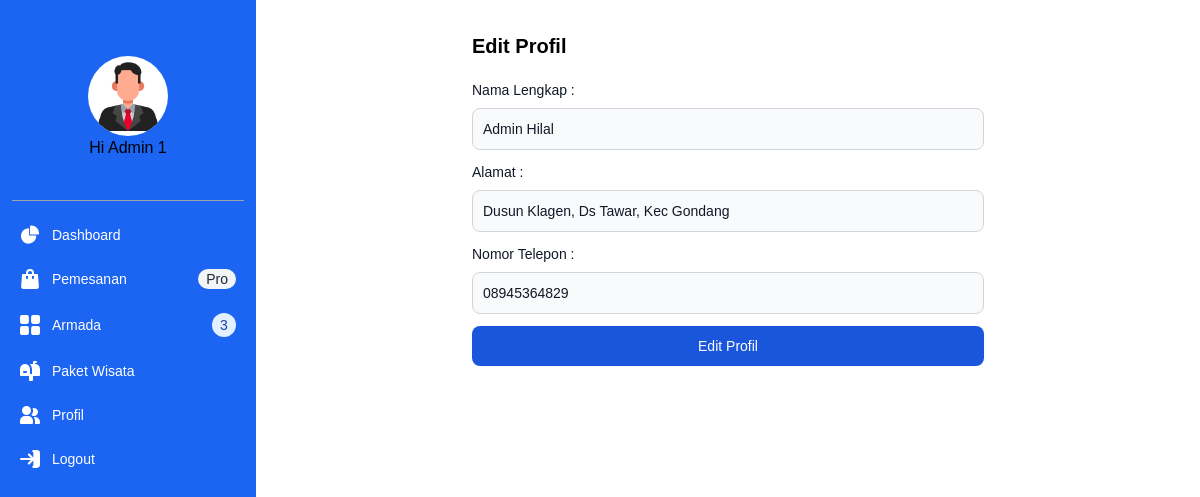
The app's page /app/admin/edit.php (signed in) with its own data.
### tables this page shows
CREATE TABLE `user` (
  `ID_USER` char(8) NOT NULL,
  `NAMA_USER` varchar(64) NOT NULL,
  `ALAMAT_USER` varchar(256) NOT NULL,
  `TELEPON_USER` varchar(13) NOT NULL,
  `PASSWORD_USER` varchar(256) NOT NULL,
  `IS_ADMIN` tinyint(1) DEFAULT NULL
);

### app/database.php (called while the page is built, shortened)
<?php
    function show($table, $name, $id) {
    	try {
    		$stm = DB->query("SELECT ".strtoupper($name)."_".strtoupper($table)." FROM $table WHERE ID_".strtoupper($table)." = '$id'");
	    	$db = $stm->fetchAll(PDO::FETCH_ASSOC);
	    	return $db[0][strtoupper($name)."_".strtoupper($table)];
	    } catch(PDOException $err) {
	    	echo $err->getMessage();
		}
    }
?>

### assets/inc/admin/edit/edit.inc (the view, shortened to what this page needs)
<div class="form-field">
    <label class="block mb-2 text-sm font-medium text-gray-900 dark:text-white">Nama Lengkap :</label>
    <input type="text" name="nama" id="nama" value="<?php if (isset($_POST['nama'])) {valinp($_POST, 'nama');} else {echo show($table, 'nama', $id);} ?>" class="bg-gray-50 border border-gray-300 text-gray-900 text-sm rounded-lg focus:ring-blue-500 focus:border-blue-500 block w-full p-2.5 dark:bg-gray-700 dark:border-gray-600 dark:placeholder-gray-400 dark:text-white dark:focus:ring-blue-500 dark:focus:border-blue-500">
</div>
<div class="form-field">
    <label class="block mt-3 mb-2 text-sm font-medium text-gray-900 dark:text-white">Alamat :</label>
    <input type="text" name="alamat" id="alamat" value="<?php if (isset($_POST['alamat'])) {valinp($_POST, 'alamat');} else {echo show($table, 'alamat', $id);} ?>" class="bg-gray-50 border border-gray-300 text-gray-900 text-sm rounded-lg focus:ring-blue-500 focus:border-blue-500 block w-full p-2.5 dark:bg-gray-700 dark:border-gray-600 dark:placeholder-gray-400 dark:text-white dark:focus:ring-blue-500 dark:focus:border-blue-500">
</div>
<div class="form-field">
    <label class="block mt-3 mb-2 text-sm font-medium text-gray-900 dark:text-white">Nomor Telepon :</label>
    <input type="text" name="telepon" id="telepon" value="<?php if (isset($_POST['telepon'])) {valinp($_POST, 'telepon');} else {echo show($table, 'telepon', $id);} ?>" class="bg-gray-50 border border-gray-300 text-gray-900 text-sm rounded-lg focus:ring-blue-500 focus:border-blue-500 block w-full p-2.5 dark:bg-gray-700 dark:border-gray-600 dark:placeholder-gray-400 dark:text-white dark:focus:ring-blue-500 dark:focus:border-blue-500">
</div>
<div class="form-field">
    <input type="submit" name="submit" value="Edit Profil" class="mt-3 text-white bg-blue-700 hover:bg-blue-800 focus:ring-4 focus:outline-none focus:ring-blue-300 font-medium rounded-lg text-sm w-full sm:w-auto px-5 py-2.5 text-center dark:bg-blue-600 dark:hover:bg-blue-700 dark:focus:ring-blue-800">
</div>

### records on screen
user: nama "Admin Hilal", alamat "Dusun Klagen, Ds Tawar, Kec Gondang", telepon "08945364829"
